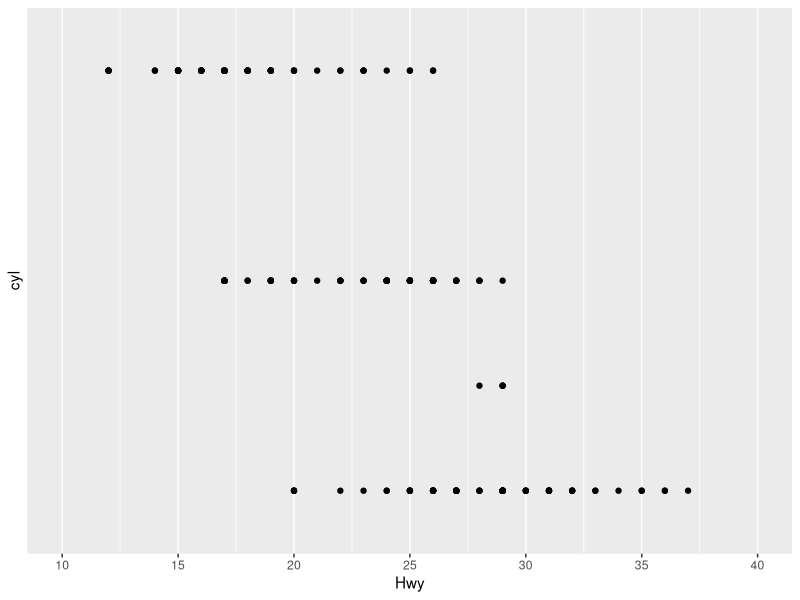

Write R code to recreate this figure.
library(ggplot2)
# ggplot(mpg, aes(x = hwy, y = class)) + 
#   geom_point() + 
#   scale_x_continuous() + 
#   scale_y_discrete()

#Using a continuous scale allows the x-axis to be labeled with numeric values, 
#making it suitable for continuous data.
#Using a discrete scale allows the y-axis to be labeled with the distinct vehicle classes, 
#making it more suitable for categorical data.

ggplot(mpg, aes(x = hwy, y = cyl)) + 
  geom_point() + 
  scale_x_continuous(name = "Hwy", limits = c(10, 40), breaks = seq(10, 40, by = 5))+
  scale_y_discrete(name="cyl", limits = c(1,7), breaks=seq(1,7, by=10))
